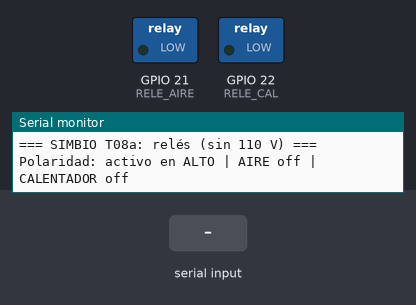
The sketch below on a simulated ESP32. Parts: switched loads named in the sketch (green lamp = pin HIGH), the last lines printed to the serial monitor. The test bench sets the inputs (shaded band).

Above: at 1.5 s.
1.6 s: "a\n" received over Serial
At 2.1 s:
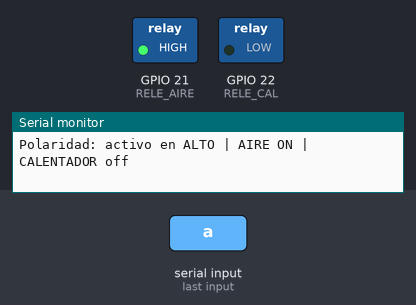
3.1 s: "c\n" received over Serial
At 4.3 s:
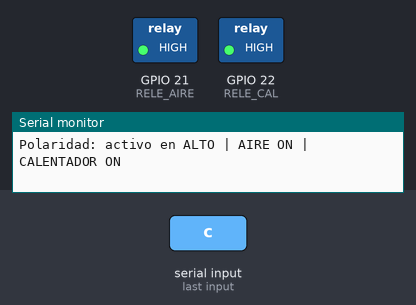
4.6 s: "a\n" received over Serial
At 5.6 s:
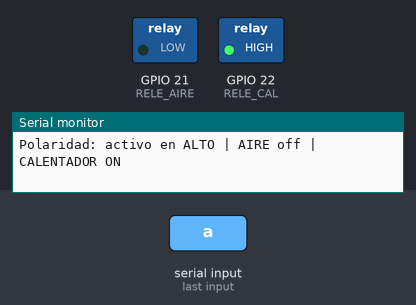
6.1 s: "x\n" received over Serial
At 6.7 s:
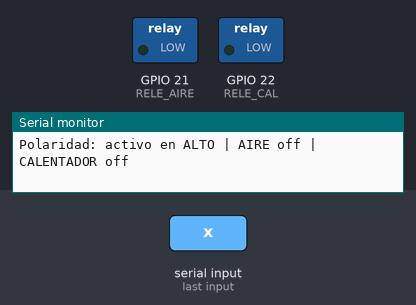
Timing chart, 0 to 8.6 s (numbered marks = the images above; inputs shaded):
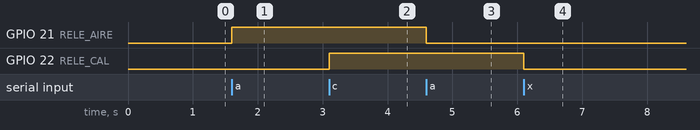

The sketch:

T08a_reles.ino
```cpp
/*
  SIMBIO - Tramo 8a: relés SIN 110 V (solo el lado de 5 V)
  --------------------------------------------------------
  Conexiones de cada módulo de relé (Songle SRD-05VDC-SL-C, 1 canal):
    VCC 5 V, GND, IN -> GPIO 21 (bomba de aire) / GPIO 22 (calentador)
    Bornes COM/NO/NC: NADA conectado en esta prueba.
  Comandos (monitor serie a 115200, "Nueva línea"):
    a = cambia relé de aire   c = cambia relé del calentador   x = ambos apagados
    p = invierte la polaridad (para averiguar si el módulo es activo en alto o en bajo)
  Qué averiguar:
    1) ¿Con qué polaridad el relé "clica" y su LED enciende cuando el monitor dice ON?
       -> Ese valor va en RELE_ACTIVO_ALTO de config.h (1 = alto, 0 = bajo).
    2) Con el multímetro en continuidad entre COM y NO: debe sonar solo en ON.
    3) Al reiniciar el ESP32 (botón EN) los relés NO deben clicar ni quedar encendidos.
  Si el relé no se apaga nunca con el ESP32 (3,3 V no alcanza a apagar el optoacoplador
  de algunos módulos de 5 V): ver la guía, tramo 8 (transistor 2N2222 por relé).
*/
const int RELE_AIRE = 21, RELE_CAL = 22;
bool activoAlto = true;
bool aire = false, cal = false;

void aplicar() {
  digitalWrite(RELE_AIRE, (aire == activoAlto) ? HIGH : LOW);
  digitalWrite(RELE_CAL,  (cal  == activoAlto) ? HIGH : LOW);
  Serial.printf("Polaridad: activo en %s | AIRE %s | CALENTADOR %s\n",
                activoAlto ? "ALTO" : "BAJO", aire ? "ON" : "off", cal ? "ON" : "off");
}

void setup() {
  // Fijar el nivel de "apagado" ANTES de configurar el pin como salida evita un clic al arrancar
  digitalWrite(RELE_AIRE, activoAlto ? LOW : HIGH);
  digitalWrite(RELE_CAL,  activoAlto ? LOW : HIGH);
  pinMode(RELE_AIRE, OUTPUT);
  pinMode(RELE_CAL, OUTPUT);
  Serial.begin(115200);
  delay(300);
  Serial.println("\n=== SIMBIO T08a: relés (sin 110 V) ===");
  aplicar();
}

void loop() {
  if (!Serial.available()) return;
  String c = Serial.readStringUntil('\n');
  c.trim();
  if (c == "a") aire = !aire;
  else if (c == "c") cal = !cal;
  else if (c == "x") aire = cal = false;
  else if (c == "p") { activoAlto = !activoAlto; aire = cal = false; }
  else return;
  aplicar();
}
```

Measured:
- after the input at 1.6 s, GPIO 21 (RELE_AIRE): LOW → HIGH at once
- after the input at 3.1 s, GPIO 22 (RELE_CAL): LOW → HIGH at once
- after the input at 4.6 s, GPIO 21 (RELE_AIRE): HIGH → LOW at once
- after the input at 6.1 s, GPIO 22 (RELE_CAL): HIGH → LOW at once
